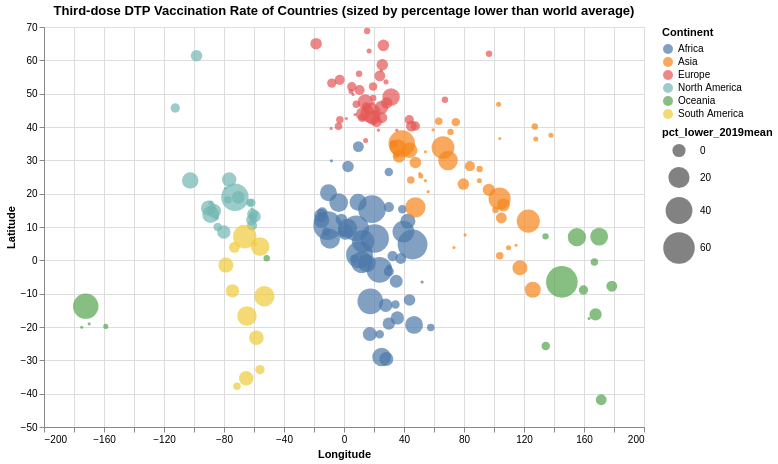

This figure's Vega-Lite source:
### Vega-Lite specification from a JSON file in a GitHub repository (floating-point values rounded to 4 significant figures; data arrays with more than 128 entries replaced by an {"elided": "..."} marker saying what was removed)
{"config": {"view": {"continuousWidth": 600, "continuousHeight": 400}}, "data": {"name": "data-2ea96c5bbd6de253e6fb0292ec7f8f34"}, "mark": {"type": "circle", "size": 60}, "encoding": {"color": {"type": "nominal", "field": "Continent"}, "size": {"type": "quantitative", "field": "pct_lower_2019mean", "scale": {"range": [10, 1000]}}, "tooltip": [{"type": "nominal", "field": "Country"}, {"type": "quantitative", "field": "DTP_Third"}, {"type": "quantitative", "field": "pct_lower_2019mean", "title": "Percentage lower than 2019 average"}], "x": {"type": "quantitative", "axis": {"title": "Longitude"}, "field": "centroid_x"}, "y": {"type": "quantitative", "axis": {"title": "Latitude"}, "field": "centroid_y"}}, "height": 400, "selection": {"selector009": {"type": "interval", "bind": "scales", "encodings": ["x", "y"]}}, "title": "Third-dose DTP Vaccination Rate of Countries (sized by percentage lower than world average)", "width": 600, "$schema": "https://vega.github.io/schema/vega-lite/v4.8.1.json", "datasets": {"data-2ea96c5bbd6de253e6fb0292ec7f8f34": {"elided": "197 records"}}}
